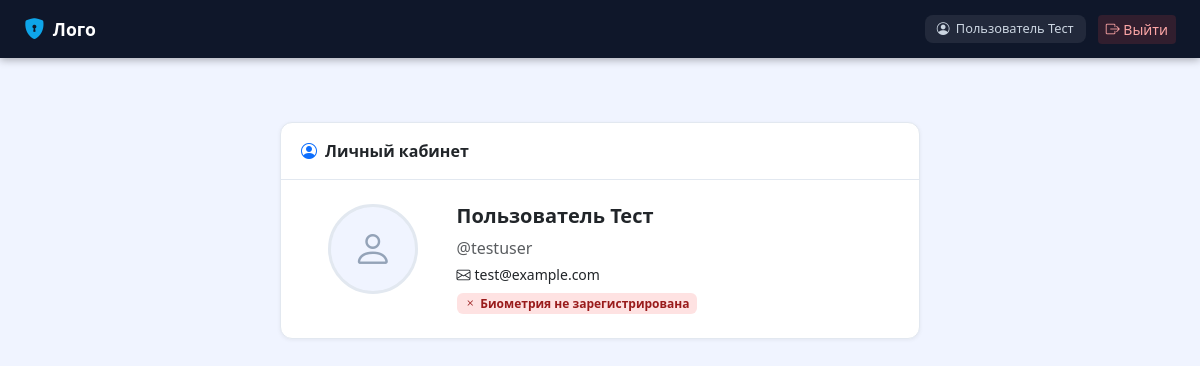
The app's page /accounts/profile/ (signed in) with its own data.
### apps/accounts/models.py (models this page shows, shortened)
class CustomUser(AbstractUser):
    patronymic = models.CharField('Отчество', max_length=150, blank=True)
    phone = models.CharField('Телефон', max_length=20, blank=True)
    is_operator = models.BooleanField('Оператор', default=False)
    is_biometric_registered = models.BooleanField('Биометрия зарегистрирована', default=False)
    failed_attempts = models.PositiveIntegerField('Неудачных попыток', default=0)
    locked_until = models.DateTimeField('Заблокирован до', null=True, blank=True)
    created_at = models.DateTimeField('Дата регистрации', auto_now_add=True)
    class Meta:
        verbose_name = 'Пользователь'
        verbose_name_plural = 'Пользователи'
    def get_full_name_ru(self):
        parts = [self.last_name, self.first_name, self.patronymic]
        return ' '.join(p for p in parts if p) or self.username

### apps/accounts/views.py (the view)
# urls.py: path('accounts/profile/', views.profile, name='profile'),
@login_required
def profile(request):
    return render(request, 'accounts/profile.html', {'user': request.user})

### templates/accounts/profile.html (shortened to what this page needs)
{% extends "base.html" %}
{% block content %}
<div style="max-width:640px;margin:2rem auto">
  <div class="card">
    <div class="card-header d-flex align-items-center gap-2">
      <i class="bi bi-person-circle text-primary"></i> Личный кабинет
    </div>
    <div style="padding:1.5rem">
      <div class="row g-3">
        <div class="col-md-3 text-center">
          {% if user.biometric_template.face_image %}
            <img src="{{ user.biometric_template.face_image.url }}" class="rounded-circle" style="width:90px;height:90px;object-fit:cover;border:3px solid #e2e8f0">
          {% else %}
            <div style="width:90px;height:90px;background:#f0f4ff;border-radius:50%;display:flex;align-items:center;justify-content:center;margin:0 auto;border:3px solid #e2e8f0">
              <i class="bi bi-person" style="font-size:2.5rem;color:#94a3b8"></i>
            </div>
          {% endif %}
        </div>
        <div class="col-md-9">
          <h5 class="fw-bold">{{ user.get_full_name_ru }}</h5>
          <div class="text-muted">@{{ user.username }}</div>
          {% if user.email %}<div class="small mt-1"><i class="bi bi-envelope me-1"></i>{{ user.email }}</div>{% endif %}
          <div class="mt-2 d-flex gap-2 flex-wrap">
            {% if user.is_biometric_registered %}
              <span class="badge" style="background:#dcfce7;color:#166534"><i class="bi bi-check me-1"></i>Биометрия зарегистрирована</span>
            {% else %}
              <span class="badge" style="background:#fee2e2;color:#991b1b"><i class="bi bi-x me-1"></i>Биометрия не зарегистрирована</span>
            {% endif %}
          </div>
        </div>
      </div>
    </div>
  </div>
</div>
{% endblock %}

### templates/base.html (shortened to what this page needs)
<!DOCTYPE html>
<html lang="ru">
<head>
{% load static %}
<link href="https://cdnjs.cloudflare.com/ajax/libs/bootstrap/5.3.2/css/bootstrap.min.css" rel="stylesheet">
<link href="https://cdnjs.cloudflare.com/ajax/libs/bootstrap-icons/1.11.3/font/bootstrap-icons.min.css" rel="stylesheet">
</head>
<body>
{% block topbar %}
<nav class="topbar">
  <a href="{% url 'home' %}" class="brand"><i class="bi bi-shield-lock-fill"></i>Лого</a>
  <div class="ms-auto">
    {% if user.is_authenticated %}
      <div class="user-badge">
        <i class="bi bi-person-circle"></i>
        {{ user.get_full_name_ru }}
      </div>
      <a href="{% url 'logout' %}" class="btn btn-sm" style="background:rgba(239,68,68,.15);color:#fca5a5;border:none;">
        <i class="bi bi-box-arrow-right"></i> Выйти
      </a>
    {% endif %}
  </div>
</nav>
{% endblock %}
{% block layout %}
<div class="main-wrap {% block sidebar_class %}no-sidebar{% endblock %}">
  <div class="page-content">
    {% block content %}{% endblock %}
  </div>
</div>
{% endblock %}
</body>
</html>

### templates/base.html (style rules this page uses)
:root { --primary: #1a56db; --primary-dark: #1341b2; --accent: #0ea5e9; --success: #059669; --danger: #dc2626; --warning: #d97706; --bg: #f0f4ff; --card-bg: #ffffff; --text: #1e293b; --muted: #64748b; --border: #e2e8f0; --sidebar-w: 260px; }
body { background: var(--bg); color: var(--text); font-family: 'Segoe UI', system-ui, sans-serif; min-height: 100vh; }
.topbar { background: #0f172a; color: #f1f5f9; height: 58px; position: fixed; top: 0; left: 0; right: 0; z-index: 1000; display: flex; align-items: center; padding: 0 1.5rem; gap: 1rem; box-shadow: 0 2px 8px rgba(0,0,0,.3); }
.topbar .brand { font-weight: 700; font-size: 1.1rem; color: #fff; text-decoration: none; display: flex; align-items: center; gap: .5rem; }
.topbar .brand i { color: var(--accent); font-size: 1.3rem; }
.topbar .ms-auto { margin-left: auto !important; display: flex; align-items: center; gap: .75rem; }
.topbar .user-badge { background: rgba(255,255,255,.08); border-radius: 8px; padding: .3rem .75rem; font-size: .8rem; color: #cbd5e1; display: flex; align-items: center; gap: .4rem; }
.main-wrap { margin-left: var(--sidebar-w); padding-top: 58px; min-height: 100vh; }
.main-wrap.no-sidebar { margin-left: 0; }
.page-content { padding: 2rem; }
.card { border: 1px solid var(--border); border-radius: 12px; box-shadow: 0 1px 4px rgba(0,0,0,.06); }
.card-header { background: transparent; border-bottom: 1px solid var(--border); font-weight: 600; padding: 1rem 1.25rem; }

### records on screen
CustomUser: get_full_name_ru "Пользователь Тест", username "testuser", email "test@example.com"
